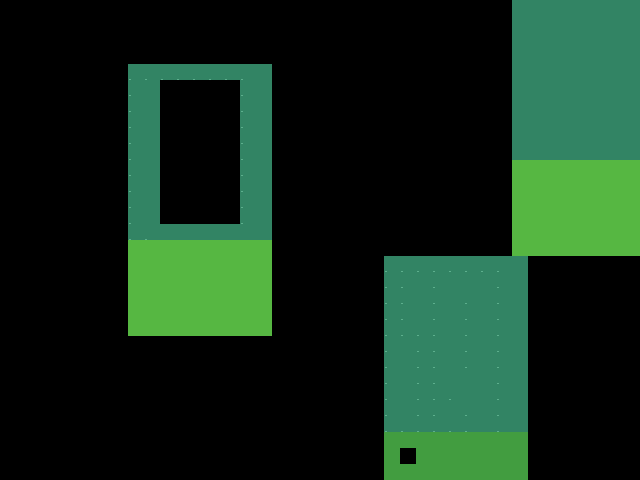

A level layout from a 2D game, rendered from its tile map. Below: a short description, then the map file with its tile-grid data intact:
An orthogonal 40x30 tile map with 16x16 px tiles, 1 tile layer (Tile Layer 1).

<map version="1.10" tiledversion="1.12.0" orientation="orthogonal" renderorder="right-down" width="40" height="30" tilewidth="16" tileheight="16" infinite="0" nextlayerid="2" nextobjectid="1">
 <tileset firstgid="1" source="First Asset pack.tsx" />
 <layer id="1" name="Tile Layer 1" width="40" height="30">
  <data encoding="csv">
0,0,0,0,0,0,0,0,0,0,0,0,0,0,0,0,0,0,0,0,0,0,0,0,0,0,0,0,0,0,0,0,463,463,463,463,463,463,463,463,
0,0,0,0,0,0,0,0,0,0,0,0,0,0,0,0,0,0,0,0,0,0,0,0,0,0,0,0,0,0,0,0,463,463,463,463,463,463,463,463,
0,0,0,0,0,0,0,0,0,0,0,0,0,0,0,0,0,0,0,0,0,0,0,0,0,0,0,0,0,0,0,0,463,463,463,463,463,463,463,463,
0,0,0,0,0,0,0,0,0,0,0,0,0,0,0,0,0,0,0,0,0,0,0,0,0,0,0,0,0,0,0,0,463,463,463,463,463,463,463,463,
0,0,0,0,0,0,0,0,462,462,462,462,462,462,462,462,463,0,0,0,0,0,0,0,0,0,0,0,0,0,0,0,463,463,463,463,463,463,463,463,
0,0,0,0,0,0,0,0,462,463,0,0,0,0,0,462,463,0,0,0,0,0,0,0,0,0,0,0,0,0,0,0,463,463,463,463,463,463,463,463,
0,0,0,0,0,0,0,0,462,463,0,0,0,0,0,462,463,0,0,0,0,0,0,0,0,0,0,0,0,0,0,0,463,463,463,463,463,463,463,463,
0,0,0,0,0,0,0,0,462,463,0,0,0,0,0,462,463,0,0,0,0,0,0,0,0,0,0,0,0,0,0,0,463,463,463,463,463,463,463,463,
0,0,0,0,0,0,0,0,462,463,0,0,0,0,0,462,463,0,0,0,0,0,0,0,0,0,0,0,0,0,0,0,463,463,463,463,463,463,463,463,
0,0,0,0,0,0,0,0,462,463,0,0,0,0,0,462,463,0,0,0,0,0,0,0,0,0,0,0,0,0,0,0,463,463,463,463,463,463,463,463,
0,0,0,0,0,0,0,0,462,463,0,0,0,0,0,462,463,0,0,0,0,0,0,0,0,0,0,0,0,0,0,0,183,183,183,183,183,183,183,183,
0,0,0,0,0,0,0,0,462,463,0,0,0,0,0,462,463,0,0,0,0,0,0,0,0,0,0,0,0,0,0,0,183,183,183,183,183,183,183,183,
0,0,0,0,0,0,0,0,462,463,0,0,0,0,0,462,463,0,0,0,0,0,0,0,0,0,0,0,0,0,0,0,183,183,183,183,183,183,183,183,
0,0,0,0,0,0,0,0,462,463,0,0,0,0,0,462,463,0,0,0,0,0,0,0,0,0,0,0,0,0,0,0,183,183,183,183,183,183,183,183,
0,0,0,0,0,0,0,0,462,462,463,463,463,463,463,463,463,0,0,0,0,0,0,0,0,0,0,0,0,0,0,0,183,183,183,183,183,183,183,183,
0,0,0,0,0,0,0,0,183,183,183,183,183,183,183,183,183,0,0,0,0,0,0,0,0,0,0,0,0,0,0,0,183,183,183,183,183,183,183,183,
0,0,0,0,0,0,0,0,183,183,183,183,183,183,183,183,183,0,0,0,0,0,0,0,462,462,462,462,462,462,462,462,463,0,0,0,0,0,0,0,
0,0,0,0,0,0,0,0,183,183,183,183,183,183,183,183,183,0,0,0,0,0,0,0,462,462,463,462,463,463,463,462,463,0,0,0,0,0,0,0,
0,0,0,0,0,0,0,0,183,183,183,183,183,183,183,183,183,0,0,0,0,0,0,0,462,462,463,462,463,462,463,462,463,0,0,0,0,0,0,0,
0,0,0,0,0,0,0,0,183,183,183,183,183,183,183,183,183,0,0,0,0,0,0,0,462,462,463,462,463,462,463,462,463,0,0,0,0,0,0,0,
0,0,0,0,0,0,0,0,183,183,183,183,183,183,183,183,183,0,0,0,0,0,0,0,462,462,462,462,463,462,463,462,463,0,0,0,0,0,0,0,
0,0,0,0,0,0,0,0,0,0,0,0,0,0,0,0,0,0,0,0,0,0,0,0,462,463,462,462,463,462,463,462,463,0,0,0,0,0,0,0,
0,0,0,0,0,0,0,0,0,0,0,0,0,0,0,0,0,0,0,0,0,0,0,0,462,463,462,462,463,462,463,462,463,0,0,0,0,0,0,0,
0,0,0,0,0,0,0,0,0,0,0,0,0,0,0,0,0,0,0,0,0,0,0,0,462,463,462,462,463,463,463,462,463,0,0,0,0,0,0,0,
0,0,0,0,0,0,0,0,0,0,0,0,0,0,0,0,0,0,0,0,0,0,0,0,462,463,462,462,462,463,463,462,463,0,0,0,0,0,0,0,
0,0,0,0,0,0,0,0,0,0,0,0,0,0,0,0,0,0,0,0,0,0,0,0,462,463,462,462,463,462,463,462,463,0,0,0,0,0,0,0,
0,0,0,0,0,0,0,0,0,0,0,0,0,0,0,0,0,0,0,0,0,0,0,0,462,462,462,462,462,462,463,462,463,0,0,0,0,0,0,0,
0,0,0,0,0,0,0,0,0,0,0,0,0,0,0,0,0,0,0,0,0,0,0,0,39,39,39,39,39,39,39,39,39,0,0,0,0,0,0,0,
0,0,0,0,0,0,0,0,0,0,0,0,0,0,0,0,0,0,0,0,0,0,0,0,39,0,39,39,39,39,39,39,39,0,0,0,0,0,0,0,
0,0,0,0,0,0,0,0,0,0,0,0,0,0,0,0,0,0,0,0,0,0,0,0,39,39,39,39,39,39,39,39,39,0,0,0,0,0,0,0
</data>
 </layer>
</map>
